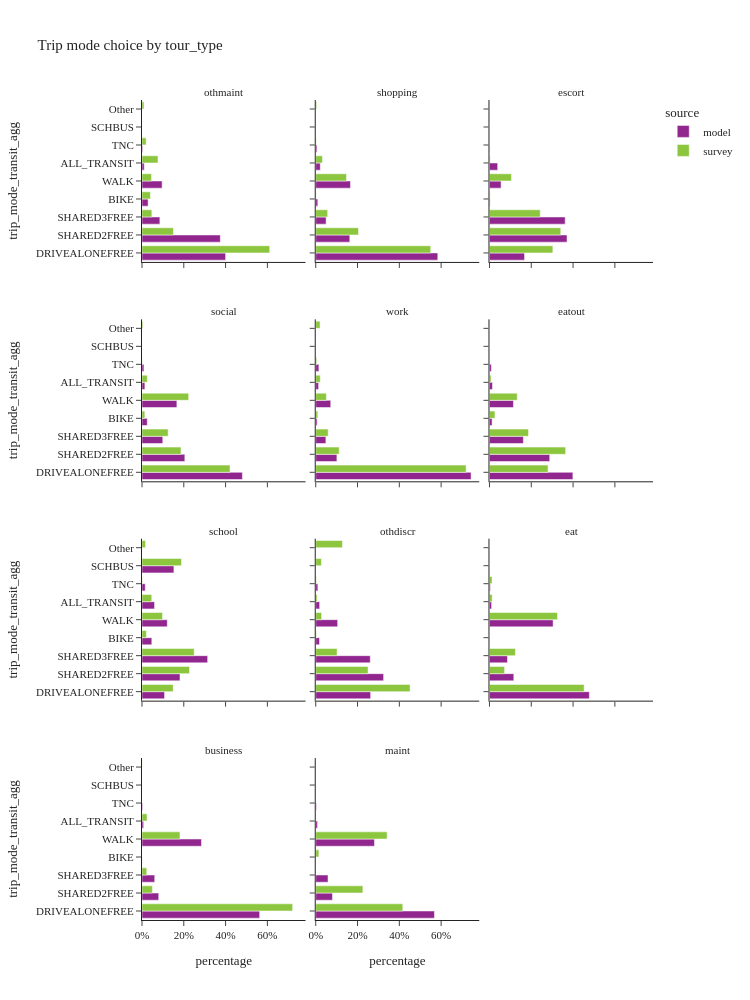
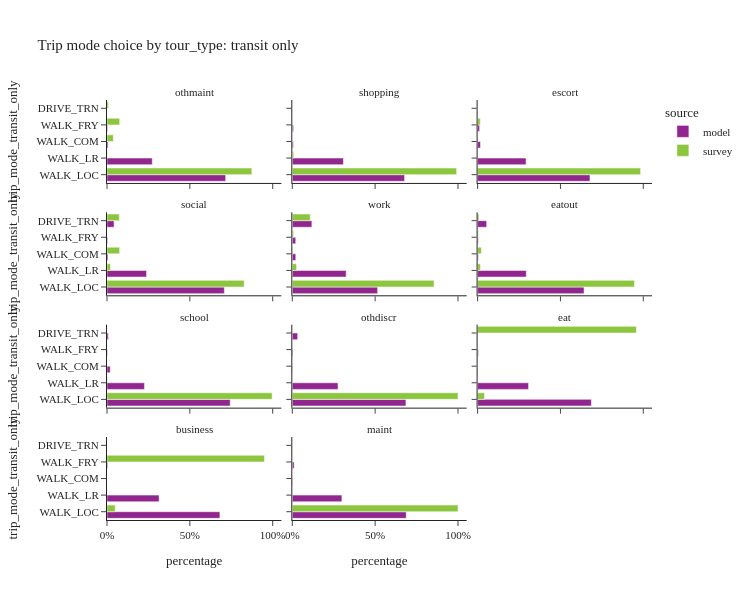

Notebook source saved alongside these figures, in order:
### Code cell
trip_mode_choice_seg(segment_col='tour_type', height=[1000, 600])

### Figure 1 — Plotly figure (JSON) as saved in the notebook; plotly's stock layout.template omitted (floating-point values rounded to 4 significant figures)
{"data": [{"alignmentgroup": "True", "customdata": [[308199], [288681], [65871], [22471], [74215], [8237], [2533]], "hovertemplate": "source=model<br>tour_type=othmaint<br>percentage=%{x}<br>trip_mode_transit_agg=%{y}<br>sample_size=%{customdata[0]}<extra></extra>", "legendgroup": "model", "marker": {"color": "#91268F", "pattern": {"shape": ""}}, "name": "model", "offsetgroup": "model", "orientation": "h", "showlegend": true, "textposition": "auto", "type": "bar", "x": [0.4002, 0.3748, 0.08552, 0.02918, 0.09636, 0.01069, 0.003289], "xaxis": "x10", "y": ["DRIVEALONEFREE", "SHARED2FREE", "SHARED3FREE", "BIKE", "WALK", "ALL_TRANSIT", "TNC"], "yaxis": "y10"}, {"alignmentgroup": "True", "customdata": [[705859], [196951], [59973], [11978], [200744], [26306], [6821]], "hovertemplate": "source=model<br>tour_type=shopping<br>percentage=%{x}<br>trip_mode_transit_agg=%{y}<br>sample_size=%{customdata[0]}<extra></extra>", "legendgroup": "model", "marker": {"color": "#91268F", "pattern": {"shape": ""}}, "name": "model", "offsetgroup": "model", "orientation": "h", "showlegend": false, "textposition": "auto", "type": "bar", "x": [0.584, 0.163, 0.04962, 0.00991, 0.1661, 0.02177, 0.005644], "xaxis": "x11", "y": ["DRIVEALONEFREE", "SHARED2FREE", "SHARED3FREE", "BIKE", "WALK", "ALL_TRANSIT", "TNC"], "yaxis": "y11"}, {"alignmentgroup": "True", "customdata": [[171609], [379580], [370537], [2888], [56784], [40203], [1373]], "hovertemplate": "source=model<br>tour_type=escort<br>percentage=%{x}<br>trip_mode_transit_agg=%{y}<br>sample_size=%{customdata[0]}<extra></extra>", "legendgroup": "model", "marker": {"color": "#91268F", "pattern": {"shape": ""}}, "name": "model", "offsetgroup": "model", "orientation": "h", "showlegend": false, "textposition": "auto", "type": "bar", "x": [0.1678, 0.3711, 0.3622, 0.002823, 0.05551, 0.0393, 0.001342], "xaxis": "x12", "y": ["DRIVEALONEFREE", "SHARED2FREE", "SHARED3FREE", "BIKE", "WALK", "ALL_TRANSIT", "TNC"], "yaxis": "y12"}, {"alignmentgroup": "True", "customdata": [[1084928], [462838], [224683], [56637], [376763], [31103], [20948]], "hovertemplate": "source=model<br>tour_type=social<br>percentage=%{x}<br>trip_mode_transit_agg=%{y}<br>sample_size=%{customdata[0]}<extra></extra>", "legendgroup": "model", "marker": {"color": "#91268F", "pattern": {"shape": ""}}, "name": "model", "offsetgroup": "model", "orientation": "h", "showlegend": false, "textposition": "auto", "type": "bar", "x": [0.4805, 0.205, 0.09951, 0.02508, 0.1669, 0.01378, 0.009278], "xaxis": "x7", "y": ["DRIVEALONEFREE", "SHARED2FREE", "SHARED3FREE", "BIKE", "WALK", "ALL_TRANSIT", "TNC"], "yaxis": "y7"}, {"alignmentgroup": "True", "customdata": [[3006308], [409406], [196002], [26542], [290240], [55053], [60579]], "hovertemplate": "source=model<br>tour_type=work<br>percentage=%{x}<br>trip_mode_transit_agg=%{y}<br>sample_size=%{customdata[0]}<extra></extra>", "legendgroup": "model", "marker": {"color": "#91268F", "pattern": {"shape": ""}}, "name": "model", "offsetgroup": "model", "orientation": "h", "showlegend": false, "textposition": "auto", "type": "bar", "x": [0.7434, 0.1012, 0.04847, 0.006563, 0.07177, 0.01361, 0.01498], "xaxis": "x8", "y": ["DRIVEALONEFREE", "SHARED2FREE", "SHARED3FREE", "BIKE", "WALK", "ALL_TRANSIT", "TNC"], "yaxis": "y8"}, {"alignmentgroup": "True", "customdata": [[259283], [187290], [105370], [8085], [74487], [9324], [5845]], "hovertemplate": "source=model<br>tour_type=eatout<br>percentage=%{x}<br>trip_mode_transit_agg=%{y}<br>sample_size=%{customdata[0]}<extra></extra>", "legendgroup": "model", "marker": {"color": "#91268F", "pattern": {"shape": ""}}, "name": "model", "offsetgroup": "model", "orientation": "h", "showlegend": false, "textposition": "auto", "type": "bar", "x": [0.3991, 0.2883, 0.1622, 0.01244, 0.1147, 0.01435, 0.008997], "xaxis": "x9", "y": ["DRIVEALONEFREE", "SHARED2FREE", "SHARED3FREE", "BIKE", "WALK", "ALL_TRANSIT", "TNC"], "yaxis": "y9"}, {"alignmentgroup": "True", "customdata": [[165993], [279699], [483345], [72198], [186152], [92479], [234819], [23843]], "hovertemplate": "source=model<br>tour_type=school<br>percentage=%{x}<br>trip_mode_transit_agg=%{y}<br>sample_size=%{customdata[0]}<extra></extra>", "legendgroup": "model", "marker": {"color": "#91268F", "pattern": {"shape": ""}}, "name": "model", "offsetgroup": "model", "orientation": "h", "showlegend": false, "textposition": "auto", "type": "bar", "x": [0.1079, 0.1818, 0.3142, 0.04693, 0.121, 0.06011, 0.1526, 0.0155], "xaxis": "x4", "y": ["DRIVEALONEFREE", "SHARED2FREE", "SHARED3FREE", "BIKE", "WALK", "ALL_TRANSIT", "SCHBUS", "TNC"], "yaxis": "y4"}, {"alignmentgroup": "True", "customdata": [[78999], [97692], [78472], [5424], [31567], [5596], [3051]], "hovertemplate": "source=model<br>tour_type=othdiscr<br>percentage=%{x}<br>trip_mode_transit_agg=%{y}<br>sample_size=%{customdata[0]}<extra></extra>", "legendgroup": "model", "marker": {"color": "#91268F", "pattern": {"shape": ""}}, "name": "model", "offsetgroup": "model", "orientation": "h", "showlegend": false, "textposition": "auto", "type": "bar", "x": [0.2626, 0.3248, 0.2609, 0.01803, 0.1049, 0.0186, 0.01014], "xaxis": "x5", "y": ["DRIVEALONEFREE", "SHARED2FREE", "SHARED3FREE", "BIKE", "WALK", "ALL_TRANSIT", "TNC"], "yaxis": "y5"}, {"alignmentgroup": "True", "customdata": [[354439], [86325], [63892], [535], [225835], [7558], [3105]], "hovertemplate": "source=model<br>tour_type=eat<br>percentage=%{x}<br>trip_mode_transit_agg=%{y}<br>sample_size=%{customdata[0]}<extra></extra>", "legendgroup": "model", "marker": {"color": "#91268F", "pattern": {"shape": ""}}, "name": "model", "offsetgroup": "model", "orientation": "h", "showlegend": false, "textposition": "auto", "type": "bar", "x": [0.4779, 0.1164, 0.08614, 0.0007213, 0.3045, 0.01019, 0.004186], "xaxis": "x6", "y": ["DRIVEALONEFREE", "SHARED2FREE", "SHARED3FREE", "BIKE", "WALK", "ALL_TRANSIT", "TNC"], "yaxis": "y6"}, {"alignmentgroup": "True", "customdata": [[99861], [14208], [10811], [70], [50468], [1390], [541]], "hovertemplate": "source=model<br>tour_type=business<br>percentage=%{x}<br>trip_mode_transit_agg=%{y}<br>sample_size=%{customdata[0]}<extra></extra>", "legendgroup": "model", "marker": {"color": "#91268F", "pattern": {"shape": ""}}, "name": "model", "offsetgroup": "model", "orientation": "h", "showlegend": false, "textposition": "auto", "type": "bar", "x": [0.5631, 0.08011, 0.06096, 0.0003947, 0.2846, 0.007838, 0.00305], "xaxis": "x", "y": ["DRIVEALONEFREE", "SHARED2FREE", "SHARED3FREE", "BIKE", "WALK", "ALL_TRANSIT", "TNC"], "yaxis": "y"}, {"alignmentgroup": "True", "customdata": [[66431], [9358], [6862], [58], [32857], [999], [368]], "hovertemplate": "source=model<br>tour_type=maint<br>percentage=%{x}<br>trip_mode_transit_agg=%{y}<br>sample_size=%{customdata[0]}<extra></extra>", "legendgroup": "model", "marker": {"color": "#91268F", "pattern": {"shape": ""}}, "name": "model", "offsetgroup": "model", "orientation": "h", "showlegend": false, "textposition": "auto", "type": "bar", "x": [0.5681, 0.08003, 0.05868, 0.000496, 0.281, 0.008543, 0.003147], "xaxis": "x2", "y": ["DRIVEALONEFREE", "SHARED2FREE", "SHARED3FREE", "BIKE", "WALK", "ALL_TRANSIT", "TNC"], "yaxis": "y2"}, {"alignmentgroup": "True", "customdata": [[1285], [442], [94], [32], [327], [157], [30], [53]], "hovertemplate": "source=survey<br>tour_type=othmaint<br>percentage=%{x}<br>trip_mode_transit_agg=%{y}<br>sample_size=%{customdata[0]}<extra></extra>", "legendgroup": "survey", "marker": {"color": "#8CC63E", "pattern": {"shape": ""}}, "name": "survey", "offsetgroup": "survey", "orientation": "h", "showlegend": true, "textposition": "auto", "type": "bar", "x": [0.611, 0.1503, 0.04707, 0.04021, 0.04554, 0.07654, 0.01983, 0.009503], "xaxis": "x10", "y": ["DRIVEALONEFREE", "SHARED2FREE", "SHARED3FREE", "BIKE", "WALK", "ALL_TRANSIT", "TNC", "Other"], "yaxis": "y10"}, {"alignmentgroup": "True", "customdata": [[2104], [825], [273], [44], [851], [147], [1], [1], [84]], "hovertemplate": "source=survey<br>tour_type=shopping<br>percentage=%{x}<br>trip_mode_transit_agg=%{y}<br>sample_size=%{customdata[0]}<extra></extra>", "legendgroup": "survey", "marker": {"color": "#8CC63E", "pattern": {"shape": ""}}, "name": "survey", "offsetgroup": "survey", "orientation": "h", "showlegend": false, "textposition": "auto", "type": "bar", "x": [0.5502, 0.2047, 0.05714, 0.001654, 0.1471, 0.03231, 6.901e-06, 0.00224, 0.004574], "xaxis": "x11", "y": ["DRIVEALONEFREE", "SHARED2FREE", "SHARED3FREE", "BIKE", "WALK", "ALL_TRANSIT", "SCHBUS", "TNC", "Other"], "yaxis": "y11"}, {"alignmentgroup": "True", "customdata": [[670], [794], [454], [69], [381], [16], [4], [1], [13]], "hovertemplate": "source=survey<br>tour_type=escort<br>percentage=%{x}<br>trip_mode_transit_agg=%{y}<br>sample_size=%{customdata[0]}<extra></extra>", "legendgroup": "survey", "marker": {"color": "#8CC63E", "pattern": {"shape": ""}}, "name": "survey", "offsetgroup": "survey", "orientation": "h", "showlegend": false, "textposition": "auto", "type": "bar", "x": [0.3032, 0.3411, 0.243, 0.003022, 0.1051, 0.003062, 0.0002061, 4.815e-06, 0.001232], "xaxis": "x12", "y": ["DRIVEALONEFREE", "SHARED2FREE", "SHARED3FREE", "BIKE", "WALK", "ALL_TRANSIT", "SCHBUS", "TNC", "Other"], "yaxis": "y12"}, {"alignmentgroup": "True", "customdata": [[2667], [1200], [700], [230], [2934], [259], [1], [27], [98]], "hovertemplate": "source=survey<br>tour_type=social<br>percentage=%{x}<br>trip_mode_transit_agg=%{y}<br>sample_size=%{customdata[0]}<extra></extra>", "legendgroup": "survey", "marker": {"color": "#8CC63E", "pattern": {"shape": ""}}, "name": "survey", "offsetgroup": "survey", "orientation": "h", "showlegend": false, "textposition": "auto", "type": "bar", "x": [0.4212, 0.1865, 0.1251, 0.01354, 0.2233, 0.02508, 9.712e-05, 0.000932, 0.00414], "xaxis": "x7", "y": ["DRIVEALONEFREE", "SHARED2FREE", "SHARED3FREE", "BIKE", "WALK", "ALL_TRANSIT", "SCHBUS", "TNC", "Other"], "yaxis": "y7"}, {"alignmentgroup": "True", "customdata": [[5600], [784], [263], [356], [1237], [792], [2], [50], [196]], "hovertemplate": "source=survey<br>tour_type=work<br>percentage=%{x}<br>trip_mode_transit_agg=%{y}<br>sample_size=%{customdata[0]}<extra></extra>", "legendgroup": "survey", "marker": {"color": "#8CC63E", "pattern": {"shape": ""}}, "name": "survey", "offsetgroup": "survey", "orientation": "h", "showlegend": false, "textposition": "auto", "type": "bar", "x": [0.7196, 0.112, 0.05954, 0.009787, 0.05088, 0.02175, 0.001162, 0.004618, 0.02067], "xaxis": "x8", "y": ["DRIVEALONEFREE", "SHARED2FREE", "SHARED3FREE", "BIKE", "WALK", "ALL_TRANSIT", "SCHBUS", "TNC", "Other"], "yaxis": "y8"}, {"alignmentgroup": "True", "customdata": [[737], [514], [211], [60], [650], [86], [11], [27]], "hovertemplate": "source=survey<br>tour_type=eatout<br>percentage=%{x}<br>trip_mode_transit_agg=%{y}<br>sample_size=%{customdata[0]}<extra></extra>", "legendgroup": "survey", "marker": {"color": "#8CC63E", "pattern": {"shape": ""}}, "name": "survey", "offsetgroup": "survey", "orientation": "h", "showlegend": false, "textposition": "auto", "type": "bar", "x": [0.2804, 0.3646, 0.1868, 0.0262, 0.1329, 0.007394, 0.001028, 0.0007449], "xaxis": "x9", "y": ["DRIVEALONEFREE", "SHARED2FREE", "SHARED3FREE", "BIKE", "WALK", "ALL_TRANSIT", "TNC", "Other"], "yaxis": "y9"}, {"alignmentgroup": "True", "customdata": [[116], [399], [390], [43], [264], [96], [240], [6], [16]], "hovertemplate": "source=survey<br>tour_type=school<br>percentage=%{x}<br>trip_mode_transit_agg=%{y}<br>sample_size=%{customdata[0]}<extra></extra>", "legendgroup": "survey", "marker": {"color": "#8CC63E", "pattern": {"shape": ""}}, "name": "survey", "offsetgroup": "survey", "orientation": "h", "showlegend": false, "textposition": "auto", "type": "bar", "x": [0.1493, 0.2274, 0.2498, 0.02103, 0.09837, 0.0466, 0.1892, 0.001453, 0.01682], "xaxis": "x4", "y": ["DRIVEALONEFREE", "SHARED2FREE", "SHARED3FREE", "BIKE", "WALK", "ALL_TRANSIT", "SCHBUS", "TNC", "Other"], "yaxis": "y4"}, {"alignmentgroup": "True", "customdata": [[217], [91], [36], [13], [103], [37], [8], [3], [28]], "hovertemplate": "source=survey<br>tour_type=othdiscr<br>percentage=%{x}<br>trip_mode_transit_agg=%{y}<br>sample_size=%{customdata[0]}<extra></extra>", "legendgroup": "survey", "marker": {"color": "#8CC63E", "pattern": {"shape": ""}}, "name": "survey", "offsetgroup": "survey", "orientation": "h", "showlegend": false, "textposition": "auto", "type": "bar", "x": [0.4515, 0.2503, 0.1022, 0.003339, 0.02825, 0.006582, 0.02737, 0.002837, 0.1277], "xaxis": "x5", "y": ["DRIVEALONEFREE", "SHARED2FREE", "SHARED3FREE", "BIKE", "WALK", "ALL_TRANSIT", "SCHBUS", "TNC", "Other"], "yaxis": "y5"}, {"alignmentgroup": "True", "customdata": [[62], [17], [20], [160], [2], [1]], "hovertemplate": "source=survey<br>tour_type=eat<br>percentage=%{x}<br>trip_mode_transit_agg=%{y}<br>sample_size=%{customdata[0]}<extra></extra>", "legendgroup": "survey", "marker": {"color": "#8CC63E", "pattern": {"shape": ""}}, "name": "survey", "offsetgroup": "survey", "orientation": "h", "showlegend": false, "textposition": "auto", "type": "bar", "x": [0.4528, 0.07224, 0.1241, 0.3256, 0.01289, 0.01235], "xaxis": "x6", "y": ["DRIVEALONEFREE", "SHARED2FREE", "SHARED3FREE", "WALK", "ALL_TRANSIT", "TNC"], "yaxis": "y6"}, {"alignmentgroup": "True", "customdata": [[183], [26], [25], [45], [5], [5]], "hovertemplate": "source=survey<br>tour_type=business<br>percentage=%{x}<br>trip_mode_transit_agg=%{y}<br>sample_size=%{customdata[0]}<extra></extra>", "legendgroup": "survey", "marker": {"color": "#8CC63E", "pattern": {"shape": ""}}, "name": "survey", "offsetgroup": "survey", "orientation": "h", "showlegend": false, "textposition": "auto", "type": "bar", "x": [0.7209, 0.04965, 0.02268, 0.1817, 0.0242, 0.000921], "xaxis": "x", "y": ["DRIVEALONEFREE", "SHARED2FREE", "SHARED3FREE", "WALK", "ALL_TRANSIT", "Other"], "yaxis": "y"}, {"alignmentgroup": "True", "customdata": [[70], [7], [8], [128], [1], [26]], "hovertemplate": "source=survey<br>tour_type=maint<br>percentage=%{x}<br>trip_mode_transit_agg=%{y}<br>sample_size=%{customdata[0]}<extra></extra>", "legendgroup": "survey", "marker": {"color": "#8CC63E", "pattern": {"shape": ""}}, "name": "survey", "offsetgroup": "survey", "orientation": "h", "showlegend": false, "textposition": "auto", "type": "bar", "x": [0.4167, 0.2255, 0.01494, 0.3415, 8.641e-05, 0.001246], "xaxis": "x2", "y": ["DRIVEALONEFREE", "SHARED2FREE", "BIKE", "WALK", "ALL_TRANSIT", "Other"], "yaxis": "y2"}], "layout": {"annotations": [{"font": {}, "showarrow": false, "text": "business", "x": 0.16, "xanchor": "center", "xref": "paper", "y": 0.1975, "yanchor": "bottom", "yref": "paper"}, {"font": {}, "showarrow": false, "text": "maint", "x": 0.5, "xanchor": "center", "xref": "paper", "y": 0.1975, "yanchor": "bottom", "yref": "paper"}, {"font": {}, "showarrow": false, "text": "school", "x": 0.16, "xanchor": "center", "xref": "paper", "y": 0.465, "yanchor": "bottom", "yref": "paper"}, {"font": {}, "showarrow": false, "text": "othdiscr", "x": 0.5, "xanchor": "center", "xref": "paper", "y": 0.465, "yanchor": "bottom", "yref": "paper"}, {"font": {}, "showarrow": false, "text": "eat", "x": 0.84, "xanchor": "center", "xref": "paper", "y": 0.465, "yanchor": "bottom", "yref": "paper"}, {"font": {}, "showarrow": false, "text": "social", "x": 0.16, "xanchor": "center", "xref": "paper", "y": 0.7325, "yanchor": "bottom", "yref": "paper"}, {"font": {}, "showarrow": false, "text": "work", "x": 0.5, "xanchor": "center", "xref": "paper", "y": 0.7325, "yanchor": "bottom", "yref": "paper"}, {"font": {}, "showarrow": false, "text": "eatout", "x": 0.84, "xanchor": "center", "xref": "paper", "y": 0.7325, "yanchor": "bottom", "yref": "paper"}, {"font": {}, "showarrow": false, "text": "othmaint", "x": 0.16, "xanchor": "center", "xref": "paper", "y": 1.0, "yanchor": "bottom", "yref": "paper"}, {"font": {}, "showarrow": false, "text": "shopping", "x": 0.5, "xanchor": "center", "xref": "paper", "y": 1.0, "yanchor": "bottom", "yref": "paper"}, {"font": {}, "showarrow": false, "text": "escort", "x": 0.84, "xanchor": "center", "xref": "paper", "y": 1.0, "yanchor": "bottom", "yref": "paper"}], "barmode": "group", "height": 1000, "legend": {"title": {"text": "source"}, "tracegroupgap": 0}, "title": {"text": "Trip mode choice by tour_type"}, "width": 750, "xaxis": {"anchor": "y", "domain": [0.0, 0.32], "tickformat": ".0%", "title": {"text": "percentage"}}, "xaxis10": {"anchor": "y10", "domain": [0.0, 0.32], "matches": "x", "showticklabels": false}, "xaxis11": {"anchor": "y11", "domain": [0.34, 0.66], "matches": "x", "showticklabels": false}, "xaxis12": {"anchor": "y12", "domain": [0.68, 1.0], "matches": "x", "showticklabels": false}, "xaxis2": {"anchor": "y2", "domain": [0.34, 0.66], "matches": "x", "tickformat": ".0%", "title": {"text": "percentage"}}, "xaxis3": {"anchor": "y3", "domain": [0.68, 1.0], "matches": "x", "title": {"text": "percentage"}}, "xaxis4": {"anchor": "y4", "domain": [0.0, 0.32], "matches": "x", "showticklabels": false}, "xaxis5": {"anchor": "y5", "domain": [0.34, 0.66], "matches": "x", "showticklabels": false}, "xaxis6": {"anchor": "y6", "domain": [0.68, 1.0], "matches": "x", "showticklabels": false}, "xaxis7": {"anchor": "y7", "domain": [0.0, 0.32], "matches": "x", "showticklabels": false}, "xaxis8": {"anchor": "y8", "domain": [0.34, 0.66], "matches": "x", "showticklabels": false}, "xaxis9": {"anchor": "y9", "domain": [0.68, 1.0], "matches": "x", "showticklabels": false}, "yaxis": {"anchor": "x", "domain": [0.0, 0.1975], "title": {"text": "trip_mode_transit_agg"}}, "yaxis10": {"anchor": "x10", "domain": [0.8025, 1.0], "matches": "y", "title": {"text": "trip_mode_transit_agg"}}, "yaxis11": {"anchor": "x11", "domain": [0.8025, 1.0], "matches": "y", "showticklabels": false}, "yaxis12": {"anchor": "x12", "domain": [0.8025, 1.0], "matches": "y", "showticklabels": false}, "yaxis2": {"anchor": "x2", "domain": [0.0, 0.1975], "matches": "y", "showticklabels": false}, "yaxis3": {"anchor": "x3", "domain": [0.0, 0.1975], "matches": "y", "showticklabels": false}, "yaxis4": {"anchor": "x4", "domain": [0.2675, 0.465], "matches": "y", "title": {"text": "trip_mode_transit_agg"}}, "yaxis5": {"anchor": "x5", "domain": [0.2675, 0.465], "matches": "y", "showticklabels": false}, "yaxis6": {"anchor": "x6", "domain": [0.2675, 0.465], "matches": "y", "showticklabels": false}, "yaxis7": {"anchor": "x7", "domain": [0.535, 0.7325], "matches": "y", "title": {"text": "trip_mode_transit_agg"}}, "yaxis8": {"anchor": "x8", "domain": [0.535, 0.7325], "matches": "y", "showticklabels": false}, "yaxis9": {"anchor": "x9", "domain": [0.535, 0.7325], "matches": "y", "showticklabels": false}}}

### Figure 2 — Plotly figure (JSON) as saved in the notebook; plotly's stock layout.template omitted (floating-point values rounded to 4 significant figures)
{"data": [{"alignmentgroup": "True", "customdata": [[5900], [2251], [56], [30]], "hovertemplate": "source=model<br>tour_type=othmaint<br>percentage=%{x}<br>trip_mode_transit_only=%{y}<br>sample_size=%{customdata[0]}<extra></extra>", "legendgroup": "model", "marker": {"color": "#91268F", "pattern": {"shape": ""}}, "name": "model", "offsetgroup": "model", "orientation": "h", "showlegend": true, "textposition": "auto", "type": "bar", "x": [0.7163, 0.2733, 0.006799, 0.003642], "xaxis": "x10", "y": ["WALK_LOC", "WALK_LR", "WALK_COM", "WALK_FRY"], "yaxis": "y10"}, {"alignmentgroup": "True", "customdata": [[17828], [8117], [163], [198]], "hovertemplate": "source=model<br>tour_type=shopping<br>percentage=%{x}<br>trip_mode_transit_only=%{y}<br>sample_size=%{customdata[0]}<extra></extra>", "legendgroup": "model", "marker": {"color": "#91268F", "pattern": {"shape": ""}}, "name": "model", "offsetgroup": "model", "orientation": "h", "showlegend": false, "textposition": "auto", "type": "bar", "x": [0.6777, 0.3086, 0.006196, 0.007527], "xaxis": "x11", "y": ["WALK_LOC", "WALK_LR", "WALK_COM", "WALK_FRY"], "yaxis": "y11"}, {"alignmentgroup": "True", "customdata": [[27267], [11762], [693], [481]], "hovertemplate": "source=model<br>tour_type=escort<br>percentage=%{x}<br>trip_mode_transit_only=%{y}<br>sample_size=%{customdata[0]}<extra></extra>", "legendgroup": "model", "marker": {"color": "#91268F", "pattern": {"shape": ""}}, "name": "model", "offsetgroup": "model", "orientation": "h", "showlegend": false, "textposition": "auto", "type": "bar", "x": [0.6782, 0.2926, 0.01724, 0.01196], "xaxis": "x12", "y": ["WALK_LOC", "WALK_LR", "WALK_COM", "WALK_FRY"], "yaxis": "y12"}, {"alignmentgroup": "True", "customdata": [[22033], [7429], [1326], [189], [126]], "hovertemplate": "source=model<br>tour_type=social<br>percentage=%{x}<br>trip_mode_transit_only=%{y}<br>sample_size=%{customdata[0]}<extra></extra>", "legendgroup": "model", "marker": {"color": "#91268F", "pattern": {"shape": ""}}, "name": "model", "offsetgroup": "model", "orientation": "h", "showlegend": false, "textposition": "auto", "type": "bar", "x": [0.7084, 0.2389, 0.04263, 0.006077, 0.004051], "xaxis": "x7", "y": ["WALK_LOC", "WALK_LR", "DRIVE_TRN", "WALK_COM", "WALK_FRY"], "yaxis": "y7"}, {"alignmentgroup": "True", "customdata": [[28353], [17893], [6509], [1159], [1139]], "hovertemplate": "source=model<br>tour_type=work<br>percentage=%{x}<br>trip_mode_transit_only=%{y}<br>sample_size=%{customdata[0]}<extra></extra>", "legendgroup": "model", "marker": {"color": "#91268F", "pattern": {"shape": ""}}, "name": "model", "offsetgroup": "model", "orientation": "h", "showlegend": false, "textposition": "auto", "type": "bar", "x": [0.515, 0.325, 0.1182, 0.02105, 0.02069], "xaxis": "x8", "y": ["WALK_LOC", "WALK_LR", "DRIVE_TRN", "WALK_COM", "WALK_FRY"], "yaxis": "y8"}, {"alignmentgroup": "True", "customdata": [[5992], [2741], [511], [40], [40]], "hovertemplate": "source=model<br>tour_type=eatout<br>percentage=%{x}<br>trip_mode_transit_only=%{y}<br>sample_size=%{customdata[0]}<extra></extra>", "legendgroup": "model", "marker": {"color": "#91268F", "pattern": {"shape": ""}}, "name": "model", "offsetgroup": "model", "orientation": "h", "showlegend": false, "textposition": "auto", "type": "bar", "x": [0.6426, 0.294, 0.0548, 0.00429, 0.00429], "xaxis": "x9", "y": ["WALK_LOC", "WALK_LR", "DRIVE_TRN", "WALK_COM", "WALK_FRY"], "yaxis": "y9"}, {"alignmentgroup": "True", "customdata": [[68773], [20896], [771], [1791], [248]], "hovertemplate": "source=model<br>tour_type=school<br>percentage=%{x}<br>trip_mode_transit_only=%{y}<br>sample_size=%{customdata[0]}<extra></extra>", "legendgroup": "model", "marker": {"color": "#91268F", "pattern": {"shape": ""}}, "name": "model", "offsetgroup": "model", "orientation": "h", "showlegend": false, "textposition": "auto", "type": "bar", "x": [0.7437, 0.226, 0.008337, 0.01937, 0.002682], "xaxis": "x4", "y": ["WALK_LOC", "WALK_LR", "DRIVE_TRN", "WALK_COM", "WALK_FRY"], "yaxis": "y4"}, {"alignmentgroup": "True", "customdata": [[3838], [1544], [181], [10], [23]], "hovertemplate": "source=model<br>tour_type=othdiscr<br>percentage=%{x}<br>trip_mode_transit_only=%{y}<br>sample_size=%{customdata[0]}<extra></extra>", "legendgroup": "model", "marker": {"color": "#91268F", "pattern": {"shape": ""}}, "name": "model", "offsetgroup": "model", "orientation": "h", "showlegend": false, "textposition": "auto", "type": "bar", "x": [0.6858, 0.2759, 0.03234, 0.001787, 0.00411], "xaxis": "x5", "y": ["WALK_LOC", "WALK_LR", "DRIVE_TRN", "WALK_COM", "WALK_FRY"], "yaxis": "y5"}, {"alignmentgroup": "True", "customdata": [[5190], [2324], [9], [35]], "hovertemplate": "source=model<br>tour_type=eat<br>percentage=%{x}<br>trip_mode_transit_only=%{y}<br>sample_size=%{customdata[0]}<extra></extra>", "legendgroup": "model", "marker": {"color": "#91268F", "pattern": {"shape": ""}}, "name": "model", "offsetgroup": "model", "orientation": "h", "showlegend": false, "textposition": "auto", "type": "bar", "x": [0.6867, 0.3075, 0.001191, 0.004631], "xaxis": "x6", "y": ["WALK_LOC", "WALK_LR", "WALK_COM", "WALK_FRY"], "yaxis": "y6"}, {"alignmentgroup": "True", "customdata": [[947], [437], [6]], "hovertemplate": "source=model<br>tour_type=business<br>percentage=%{x}<br>trip_mode_transit_only=%{y}<br>sample_size=%{customdata[0]}<extra></extra>", "legendgroup": "model", "marker": {"color": "#91268F", "pattern": {"shape": ""}}, "name": "model", "offsetgroup": "model", "orientation": "h", "showlegend": false, "textposition": "auto", "type": "bar", "x": [0.6813, 0.3144, 0.004317], "xaxis": "x", "y": ["WALK_LOC", "WALK_LR", "WALK_FRY"], "yaxis": "y"}, {"alignmentgroup": "True", "customdata": [[687], [299], [2], [11]], "hovertemplate": "source=model<br>tour_type=maint<br>percentage=%{x}<br>trip_mode_transit_only=%{y}<br>sample_size=%{customdata[0]}<extra></extra>", "legendgroup": "model", "marker": {"color": "#91268F", "pattern": {"shape": ""}}, "name": "model", "offsetgroup": "model", "orientation": "h", "showlegend": false, "textposition": "auto", "type": "bar", "x": [0.6877, 0.2993, 0.002002, 0.01101], "xaxis": "x2", "y": ["WALK_LOC", "WALK_LR", "WALK_COM", "WALK_FRY"], "yaxis": "y2"}, {"alignmentgroup": "True", "customdata": [[146], [6], [3], [1], [1]], "hovertemplate": "source=survey<br>tour_type=othmaint<br>percentage=%{x}<br>trip_mode_transit_only=%{y}<br>sample_size=%{customdata[0]}<extra></extra>", "legendgroup": "survey", "marker": {"color": "#8CC63E", "pattern": {"shape": ""}}, "name": "survey", "offsetgroup": "survey", "orientation": "h", "showlegend": true, "textposition": "auto", "type": "bar", "x": [0.8743, 0.001769, 0.009206, 0.03832, 0.07643], "xaxis": "x10", "y": ["WALK_LOC", "WALK_LR", "DRIVE_TRN", "WALK_COM", "WALK_FRY"], "yaxis": "y10"}, {"alignmentgroup": "True", "customdata": [[142], [5]], "hovertemplate": "source=survey<br>tour_type=shopping<br>percentage=%{x}<br>trip_mode_transit_only=%{y}<br>sample_size=%{customdata[0]}<extra></extra>", "legendgroup": "survey", "marker": {"color": "#8CC63E", "pattern": {"shape": ""}}, "name": "survey", "offsetgroup": "survey", "orientation": "h", "showlegend": false, "textposition": "auto", "type": "bar", "x": [0.9918, 0.008239], "xaxis": "x11", "y": ["WALK_LOC", "WALK_LR"], "yaxis": "y11"}, {"alignmentgroup": "True", "customdata": [[15], [1]], "hovertemplate": "source=survey<br>tour_type=escort<br>percentage=%{x}<br>trip_mode_transit_only=%{y}<br>sample_size=%{customdata[0]}<extra></extra>", "legendgroup": "survey", "marker": {"color": "#8CC63E", "pattern": {"shape": ""}}, "name": "survey", "offsetgroup": "survey", "orientation": "h", "showlegend": false, "textposition": "auto", "type": "bar", "x": [0.9838, 0.01622], "xaxis": "x12", "y": ["WALK_LOC", "WALK_FRY"], "yaxis": "y12"}, {"alignmentgroup": "True", "customdata": [[213], [25], [17], [4]], "hovertemplate": "source=survey<br>tour_type=social<br>percentage=%{x}<br>trip_mode_transit_only=%{y}<br>sample_size=%{customdata[0]}<extra></extra>", "legendgroup": "survey", "marker": {"color": "#8CC63E", "pattern": {"shape": ""}}, "name": "survey", "offsetgroup": "survey", "orientation": "h", "showlegend": false, "textposition": "auto", "type": "bar", "x": [0.8282, 0.02121, 0.07432, 0.0763], "xaxis": "x7", "y": ["WALK_LOC", "WALK_LR", "DRIVE_TRN", "WALK_COM"], "yaxis": "y7"}, {"alignmentgroup": "True", "customdata": [[690], [43], [36], [10], [13]], "hovertemplate": "source=survey<br>tour_type=work<br>percentage=%{x}<br>trip_mode_transit_only=%{y}<br>sample_size=%{customdata[0]}<extra></extra>", "legendgroup": "survey", "marker": {"color": "#8CC63E", "pattern": {"shape": ""}}, "name": "survey", "offsetgroup": "survey", "orientation": "h", "showlegend": false, "textposition": "auto", "type": "bar", "x": [0.8555, 0.02571, 0.1084, 0.002671, 0.007751], "xaxis": "x8", "y": ["WALK_LOC", "WALK_LR", "DRIVE_TRN", "WALK_COM", "WALK_FRY"], "yaxis": "y8"}, {"alignmentgroup": "True", "customdata": [[76], [5], [2], [2], [1]], "hovertemplate": "source=survey<br>tour_type=eatout<br>percentage=%{x}<br>trip_mode_transit_only=%{y}<br>sample_size=%{customdata[0]}<extra></extra>", "legendgroup": "survey", "marker": {"color": "#8CC63E", "pattern": {"shape": ""}}, "name": "survey", "offsetgroup": "survey", "orientation": "h", "showlegend": false, "textposition": "auto", "type": "bar", "x": [0.9472, 0.01704, 0.008169, 0.02296, 0.004617], "xaxis": "x9", "y": ["WALK_LOC", "WALK_LR", "DRIVE_TRN", "WALK_COM", "WALK_FRY"], "yaxis": "y9"}, {"alignmentgroup": "True", "customdata": [[95], [1]], "hovertemplate": "source=survey<br>tour_type=school<br>percentage=%{x}<br>trip_mode_transit_only=%{y}<br>sample_size=%{customdata[0]}<extra></extra>", "legendgroup": "survey", "marker": {"color": "#8CC63E", "pattern": {"shape": ""}}, "name": "survey", "offsetgroup": "survey", "orientation": "h", "showlegend": false, "textposition": "auto", "type": "bar", "x": [0.9967, 0.003254], "xaxis": "x4", "y": ["WALK_LOC", "WALK_LR"], "yaxis": "y4"}, {"alignmentgroup": "True", "customdata": [[30], [6], [1]], "hovertemplate": "source=survey<br>tour_type=othdiscr<br>percentage=%{x}<br>trip_mode_transit_only=%{y}<br>sample_size=%{customdata[0]}<extra></extra>", "legendgroup": "survey", "marker": {"color": "#8CC63E", "pattern": {"shape": ""}}, "name": "survey", "offsetgroup": "survey", "orientation": "h", "showlegend": false, "textposition": "auto", "type": "bar", "x": [1.0, 0.0, 0.0], "xaxis": "x5", "y": ["WALK_LOC", "WALK_LR", "DRIVE_TRN"], "yaxis": "y5"}, {"alignmentgroup": "True", "customdata": [[1], [1]], "hovertemplate": "source=survey<br>tour_type=eat<br>percentage=%{x}<br>trip_mode_transit_only=%{y}<br>sample_size=%{customdata[0]}<extra></extra>", "legendgroup": "survey", "marker": {"color": "#8CC63E", "pattern": {"shape": ""}}, "name": "survey", "offsetgroup": "survey", "orientation": "h", "showlegend": false, "textposition": "auto", "type": "bar", "x": [0.04162, 0.9584], "xaxis": "x6", "y": ["WALK_LOC", "DRIVE_TRN"], "yaxis": "y6"}, {"alignmentgroup": "True", "customdata": [[4], [1]], "hovertemplate": "source=survey<br>tour_type=business<br>percentage=%{x}<br>trip_mode_transit_only=%{y}<br>sample_size=%{customdata[0]}<extra></extra>", "legendgroup": "survey", "marker": {"color": "#8CC63E", "pattern": {"shape": ""}}, "name": "survey", "offsetgroup": "survey", "orientation": "h", "showlegend": false, "textposition": "auto", "type": "bar", "x": [0.04944, 0.9506], "xaxis": "x", "y": ["WALK_LOC", "WALK_FRY"], "yaxis": "y"}, {"alignmentgroup": "True", "customdata": [[1]], "hovertemplate": "source=survey<br>tour_type=maint<br>percentage=%{x}<br>trip_mode_transit_only=%{y}<br>sample_size=%{customdata[0]}<extra></extra>", "legendgroup": "survey", "marker": {"color": "#8CC63E", "pattern": {"shape": ""}}, "name": "survey", "offsetgroup": "survey", "orientation": "h", "showlegend": false, "textposition": "auto", "type": "bar", "x": [1.0], "xaxis": "x2", "y": ["WALK_LOC"], "yaxis": "y2"}], "layout": {"annotations": [{"font": {}, "showarrow": false, "text": "business", "x": 0.16, "xanchor": "center", "xref": "paper", "y": 0.1975, "yanchor": "bottom", "yref": "paper"}, {"font": {}, "showarrow": false, "text": "maint", "x": 0.5, "xanchor": "center", "xref": "paper", "y": 0.1975, "yanchor": "bottom", "yref": "paper"}, {"font": {}, "showarrow": false, "text": "school", "x": 0.16, "xanchor": "center", "xref": "paper", "y": 0.465, "yanchor": "bottom", "yref": "paper"}, {"font": {}, "showarrow": false, "text": "othdiscr", "x": 0.5, "xanchor": "center", "xref": "paper", "y": 0.465, "yanchor": "bottom", "yref": "paper"}, {"font": {}, "showarrow": false, "text": "eat", "x": 0.84, "xanchor": "center", "xref": "paper", "y": 0.465, "yanchor": "bottom", "yref": "paper"}, {"font": {}, "showarrow": false, "text": "social", "x": 0.16, "xanchor": "center", "xref": "paper", "y": 0.7325, "yanchor": "bottom", "yref": "paper"}, {"font": {}, "showarrow": false, "text": "work", "x": 0.5, "xanchor": "center", "xref": "paper", "y": 0.7325, "yanchor": "bottom", "yref": "paper"}, {"font": {}, "showarrow": false, "text": "eatout", "x": 0.84, "xanchor": "center", "xref": "paper", "y": 0.7325, "yanchor": "bottom", "yref": "paper"}, {"font": {}, "showarrow": false, "text": "othmaint", "x": 0.16, "xanchor": "center", "xref": "paper", "y": 1.0, "yanchor": "bottom", "yref": "paper"}, {"font": {}, "showarrow": false, "text": "shopping", "x": 0.5, "xanchor": "center", "xref": "paper", "y": 1.0, "yanchor": "bottom", "yref": "paper"}, {"font": {}, "showarrow": false, "text": "escort", "x": 0.84, "xanchor": "center", "xref": "paper", "y": 1.0, "yanchor": "bottom", "yref": "paper"}], "barmode": "group", "height": 600, "legend": {"title": {"text": "source"}, "tracegroupgap": 0}, "title": {"text": "Trip mode choice by tour_type: transit only"}, "width": 750, "xaxis": {"anchor": "y", "domain": [0.0, 0.32], "tickformat": ".0%", "title": {"text": "percentage"}}, "xaxis10": {"anchor": "y10", "domain": [0.0, 0.32], "matches": "x", "showticklabels": false}, "xaxis11": {"anchor": "y11", "domain": [0.34, 0.66], "matches": "x", "showticklabels": false}, "xaxis12": {"anchor": "y12", "domain": [0.68, 1.0], "matches": "x", "showticklabels": false}, "xaxis2": {"anchor": "y2", "domain": [0.34, 0.66], "matches": "x", "tickformat": ".0%", "title": {"text": "percentage"}}, "xaxis3": {"anchor": "y3", "domain": [0.68, 1.0], "matches": "x", "title": {"text": "percentage"}}, "xaxis4": {"anchor": "y4", "domain": [0.0, 0.32], "matches": "x", "showticklabels": false}, "xaxis5": {"anchor": "y5", "domain": [0.34, 0.66], "matches": "x", "showticklabels": false}, "xaxis6": {"anchor": "y6", "domain": [0.68, 1.0], "matches": "x", "showticklabels": false}, "xaxis7": {"anchor": "y7", "domain": [0.0, 0.32], "matches": "x", "showticklabels": false}, "xaxis8": {"anchor": "y8", "domain": [0.34, 0.66], "matches": "x", "showticklabels": false}, "xaxis9": {"anchor": "y9", "domain": [0.68, 1.0], "matches": "x", "showticklabels": false}, "yaxis": {"anchor": "x", "domain": [0.0, 0.1975], "title": {"text": "trip_mode_transit_only"}}, "yaxis10": {"anchor": "x10", "domain": [0.8025, 1.0], "matches": "y", "title": {"text": "trip_mode_transit_only"}}, "yaxis11": {"anchor": "x11", "domain": [0.8025, 1.0], "matches": "y", "showticklabels": false}, "yaxis12": {"anchor": "x12", "domain": [0.8025, 1.0], "matches": "y", "showticklabels": false}, "yaxis2": {"anchor": "x2", "domain": [0.0, 0.1975], "matches": "y", "showticklabels": false}, "yaxis3": {"anchor": "x3", "domain": [0.0, 0.1975], "matches": "y", "showticklabels": false}, "yaxis4": {"anchor": "x4", "domain": [0.2675, 0.465], "matches": "y", "title": {"text": "trip_mode_transit_only"}}, "yaxis5": {"anchor": "x5", "domain": [0.2675, 0.465], "matches": "y", "showticklabels": false}, "yaxis6": {"anchor": "x6", "domain": [0.2675, 0.465], "matches": "y", "showticklabels": false}, "yaxis7": {"anchor": "x7", "domain": [0.535, 0.7325], "matches": "y", "title": {"text": "trip_mode_transit_only"}}, "yaxis8": {"anchor": "x8", "domain": [0.535, 0.7325], "matches": "y", "showticklabels": false}, "yaxis9": {"anchor": "x9", "domain": [0.535, 0.7325], "matches": "y", "showticklabels": false}}}
